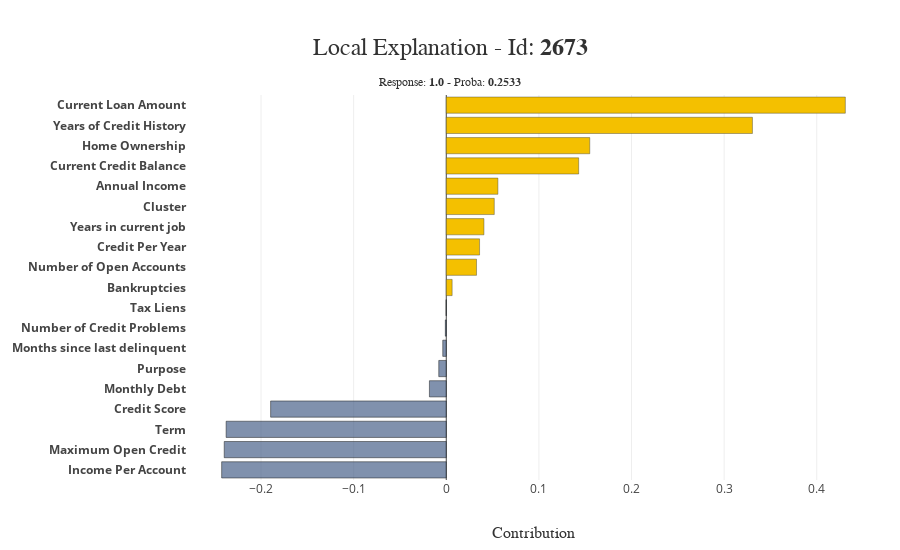

Notebook source saved alongside this figure:
### Code cell
# local instance
# review individual customers
xpl.plot.local_plot(row_num=500)

### Figure 1 — Plotly figure (JSON) as saved in the notebook; plotly's stock layout.template omitted (floating-point values rounded to 4 significant figures)
{"data": [{"customdata": ["<b>Income Per Account :</b><br />0.550739778400502"], "hovertemplate": "%{customdata}<br />Contribution: %{x:.4f}<extra></extra>", "marker": {"color": "rgba(74, 99, 138, 0.7)", "line": {"color": "rgba(27, 28, 28, 1.0)", "width": 0.5}}, "orientation": "h", "showlegend": false, "type": "bar", "x": [-0.2425], "y": ["<b>Income Per Account</b>"]}, {"customdata": ["<b>Maximum Open Credit :</b><br />0.0004901886807405725"], "hovertemplate": "%{customdata}<br />Contribution: %{x:.4f}<extra></extra>", "marker": {"color": "rgba(74, 99, 138, 0.7)", "line": {"color": "rgba(27, 28, 28, 1.0)", "width": 0.5}}, "orientation": "h", "showlegend": false, "type": "bar", "x": [-0.2398], "y": ["<b>Maximum Open Credit</b>"]}, {"customdata": ["<b>Term :</b><br />0.0"], "hovertemplate": "%{customdata}<br />Contribution: %{x:.4f}<extra></extra>", "marker": {"color": "rgba(74, 99, 138, 0.7)", "line": {"color": "rgba(27, 28, 28, 1.0)", "width": 0.5}}, "orientation": "h", "showlegend": false, "type": "bar", "x": [-0.2377], "y": ["<b>Term</b>"]}, {"customdata": ["<b>Credit Score :</b><br />0.07646382671480143"], "hovertemplate": "%{customdata}<br />Contribution: %{x:.4f}<extra></extra>", "marker": {"color": "rgba(74, 99, 138, 0.7)", "line": {"color": "rgba(27, 28, 28, 1.0)", "width": 0.5}}, "orientation": "h", "showlegend": false, "type": "bar", "x": [-0.1896], "y": ["<b>Credit Score</b>"]}, {"customdata": ["<b>Monthly Debt :</b><br />0.09325499893912013"], "hovertemplate": "%{customdata}<br />Contribution: %{x:.4f}<extra></extra>", "marker": {"color": "rgba(74, 99, 138, 0.7)", "line": {"color": "rgba(27, 28, 28, 1.0)", "width": 0.5}}, "orientation": "h", "showlegend": false, "type": "bar", "x": [-0.01822], "y": ["<b>Monthly Debt</b>"]}, {"customdata": ["<b>Purpose :</b><br />0.0"], "hovertemplate": "%{customdata}<br />Contribution: %{x:.4f}<extra></extra>", "marker": {"color": "rgba(74, 99, 138, 0.7)", "line": {"color": "rgba(27, 28, 28, 1.0)", "width": 0.5}}, "orientation": "h", "showlegend": false, "type": "bar", "x": [-0.008122], "y": ["<b>Purpose</b>"]}, {"customdata": ["<b>Months since last delinquent :</b><br />0.0"], "hovertemplate": "%{customdata}<br />Contribution: %{x:.4f}<extra></extra>", "marker": {"color": "rgba(74, 99, 138, 0.7)", "line": {"color": "rgba(27, 28, 28, 1.0)", "width": 0.5}}, "orientation": "h", "showlegend": false, "type": "bar", "x": [-0.003813], "y": ["<b>Months since last delinquent</b>"]}, {"customdata": ["<b>Number of Credit Problems :</b><br />0.0"], "hovertemplate": "%{customdata}<br />Contribution: %{x:.4f}<extra></extra>", "marker": {"color": "rgba(74, 99, 138, 0.7)", "line": {"color": "rgba(27, 28, 28, 1.0)", "width": 0.5}}, "orientation": "h", "showlegend": false, "type": "bar", "x": [-0.001023], "y": ["<b>Number of Credit Problems</b>"]}, {"customdata": ["<b>Tax Liens :</b><br />0.0"], "hovertemplate": "%{customdata}<br />Contribution: %{x:.4f}<extra></extra>", "marker": {"color": "rgba(74, 99, 138, 0.7)", "line": {"color": "rgba(27, 28, 28, 1.0)", "width": 0.5}}, "orientation": "h", "showlegend": false, "type": "bar", "x": [-0.0002044], "y": ["<b>Tax Liens</b>"]}, {"customdata": ["<b>Bankruptcies :</b><br />0.0"], "hovertemplate": "%{customdata}<br />Contribution: %{x:.4f}<extra></extra>", "marker": {"color": "rgba(244, 192, 0, 1.0)", "line": {"color": "rgba(52, 55, 54, 0.8)", "width": 0.5}}, "orientation": "h", "showlegend": false, "type": "bar", "x": [0.006337], "y": ["<b>Bankruptcies</b>"]}, {"customdata": ["<b>Number of Open Accounts :</b><br />0.1276595744680851"], "hovertemplate": "%{customdata}<br />Contribution: %{x:.4f}<extra></extra>", "marker": {"color": "rgba(244, 192, 0, 1.0)", "line": {"color": "rgba(52, 55, 54, 0.8)", "width": 0.5}}, "orientation": "h", "showlegend": false, "type": "bar", "x": [0.03266], "y": ["<b>Number of Open Accounts</b>"]}, {"customdata": ["<b>Credit Per Year :</b><br />0.0007449760176226781"], "hovertemplate": "%{customdata}<br />Contribution: %{x:.4f}<extra></extra>", "marker": {"color": "rgba(244, 192, 0, 1.0)", "line": {"color": "rgba(52, 55, 54, 0.8)", "width": 0.5}}, "orientation": "h", "showlegend": false, "type": "bar", "x": [0.03594], "y": ["<b>Credit Per Year</b>"]}, {"customdata": ["<b>Years in current job :</b><br />0.09090909090909091"], "hovertemplate": "%{customdata}<br />Contribution: %{x:.4f}<extra></extra>", "marker": {"color": "rgba(244, 192, 0, 1.0)", "line": {"color": "rgba(52, 55, 54, 0.8)", "width": 0.5}}, "orientation": "h", "showlegend": false, "type": "bar", "x": [0.04066], "y": ["<b>Years in current job</b>"]}, {"customdata": ["<b>Cluster :</b><br />2.0"], "hovertemplate": "%{customdata}<br />Contribution: %{x:.4f}<extra></extra>", "marker": {"color": "rgba(244, 192, 0, 1.0)", "line": {"color": "rgba(52, 55, 54, 0.8)", "width": 0.5}}, "orientation": "h", "showlegend": false, "type": "bar", "x": [0.05183], "y": ["<b>Cluster</b>"]}, {"customdata": ["<b>Annual Income :</b><br />0.07030720575325557"], "hovertemplate": "%{customdata}<br />Contribution: %{x:.4f}<extra></extra>", "marker": {"color": "rgba(244, 192, 0, 1.0)", "line": {"color": "rgba(52, 55, 54, 0.8)", "width": 0.5}}, "orientation": "h", "showlegend": false, "type": "bar", "x": [0.05573], "y": ["<b>Annual Income</b>"]}, {"customdata": ["<b>Current Credit Balance :</b><br />0.051780776317441594"], "hovertemplate": "%{customdata}<br />Contribution: %{x:.4f}<extra></extra>", "marker": {"color": "rgba(244, 192, 0, 1.0)", "line": {"color": "rgba(52, 55, 54, 0.8)", "width": 0.5}}, "orientation": "h", "showlegend": false, "type": "bar", "x": [0.1429], "y": ["<b>Current Credit Balance</b>"]}, {"customdata": ["<b>Home Ownership :</b><br />0.6666666666666666"], "hovertemplate": "%{customdata}<br />Contribution: %{x:.4f}<extra></extra>", "marker": {"color": "rgba(244, 192, 0, 1.0)", "line": {"color": "rgba(52, 55, 54, 0.8)", "width": 0.5}}, "orientation": "h", "showlegend": false, "type": "bar", "x": [0.1549], "y": ["<b>Home Ownership</b>"]}, {"customdata": ["<b>Years of Credit History :</b><br />0.657992565055762"], "hovertemplate": "%{customdata}<br />Contribution: %{x:.4f}<extra></extra>", "marker": {"color": "rgba(244, 192, 0, 1.0)", "line": {"color": "rgba(52, 55, 54, 0.8)", "width": 0.5}}, "orientation": "h", "showlegend": false, "type": "bar", "x": [0.3305], "y": ["<b>Years of Credit History</b>"]}, {"customdata": ["<b>Current Loan Amount :</b><br />0.003127651641874096"], "hovertemplate": "%{customdata}<br />Contribution: %{x:.4f}<extra></extra>", "marker": {"color": "rgba(244, 192, 0, 1.0)", "line": {"color": "rgba(52, 55, 54, 0.8)", "width": 0.5}}, "orientation": "h", "showlegend": false, "type": "bar", "x": [0.4308], "y": ["<b>Current Loan Amount</b>"]}], "layout": {"barmode": "group", "height": 550, "hovermode": "closest", "margin": {"b": 70, "l": 150, "r": 20, "t": 95}, "title": {"font": {"color": "rgb(50, 50, 50)", "family": "Arial", "size": 24}, "text": "Local Explanation - Id: <b>2673</b><span style='font-size: 12px;'><br />Response: <b>1.0</b> - Proba: <b>0.2533</b></span>", "x": 0.5, "xanchor": "center", "y": 0.9, "yanchor": "middle"}, "width": 900, "xaxis": {"automargin": true, "title": {"font": {"color": "rgb(50, 50, 50)", "family": "Arial Black", "size": 16}, "text": "Contribution"}}, "yaxis": {"automargin": true, "title": {"font": {"color": "rgb(50, 50, 50)", "family": "Arial Black", "size": 16}}, "type": "category"}}}
